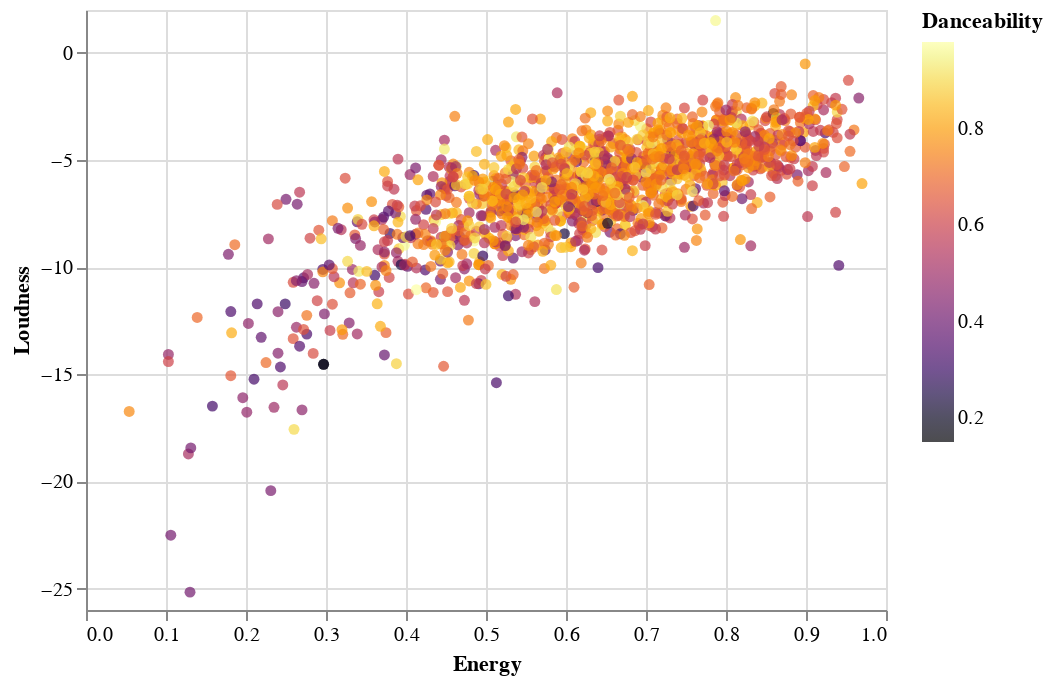

This figure's notebook cell:
### Markdown cell above
* Adjust the color scale to something more colorful in your definition of `make_chart`.  You can either use the old syntax `scale=alt.Scale(scheme=???)` or the new syntax `.scale(scheme=???)`, but if you want to use the new syntax, make sure you pip install the most recent version of Altair before importing Altair (you can always restart the notebook if you need to).  [Options for color scheme](https://vega.github.io/vega/docs/schemes/)

### Code cell
make_chart("Loudness")

### Figure 1 — Vega-Lite specification as saved in the notebook (floating-point values rounded to 4 significant figures; data arrays with more than 128 entries replaced by an {"elided": "..."} marker saying what was removed)
{"config": {"view": {"continuousWidth": 400, "continuousHeight": 300}}, "data": {"name": "data-f36666bd51c971164d02f69c823ddfa4"}, "mark": "circle", "encoding": {"color": {"field": "Danceability", "scale": {"scheme": "inferno"}, "type": "quantitative"}, "x": {"field": "Energy", "type": "quantitative"}, "y": {"field": "Loudness", "type": "quantitative"}}, "$schema": "https://vega.github.io/schema/vega-lite/v4.17.0.json", "datasets": {"data-f36666bd51c971164d02f69c823ddfa4": {"elided": "1545 records"}}}
